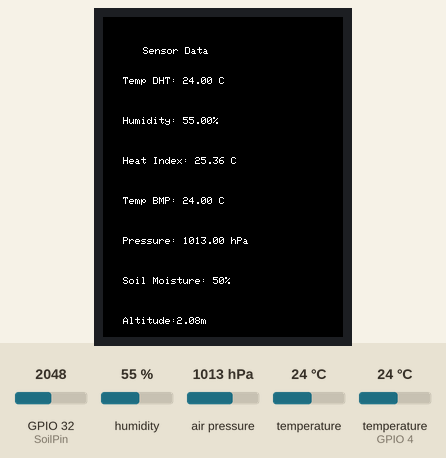
Bench run of a sketch on a simulated ESP32. Shown: 240×320 colour display. Inputs (shaded band) come from the test bench; at power-on: humidity 55 %, air pressure 1013 hPa, GPIO 32 (SoilPin) = 2048, temperature 24 °C, temperature (sensor on GPIO 4) 24 °C. WiFi joins after 1.5 s; servers stay silent unless stated; no MQTT or app messages arrive unless stated; what the sketch prints to the serial monitor is not drawn.

Above: at 3.5 s.
3.6 s: humidity set to 22 %
6.0 s: air pressure set to 952 hPa
At 6.9 s:
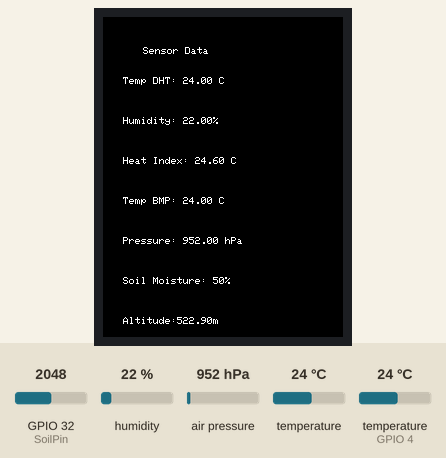
8.0 s: GPIO 32 (SoilPin) set to 2866
10.1 s: temperature (sensor 0) set to 12 °C
12.2 s: temperature (sensor on GPIO 4) set to 12 °C
At 13.7 s:
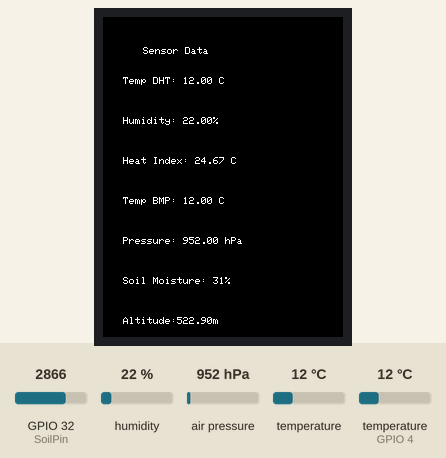
14.2 s: GPIO 32 (SoilPin) set to 3972
Timing chart, 0 to 17.2 s (numbered marks = the images above; inputs shaded):
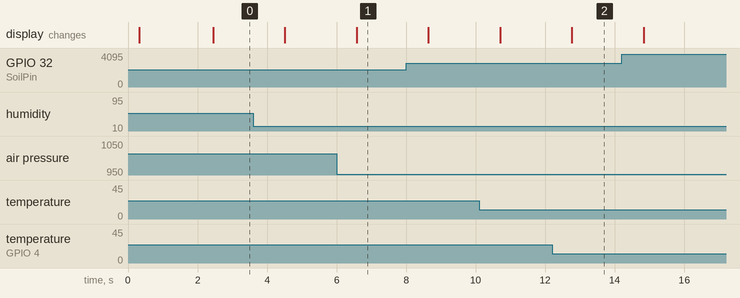

The sketch:

weatherstation.ino
```cpp
#include <Adafruit_GFX.h>
#include <Adafruit_Sensor.h>
#include <DHT.h>
#include <Adafruit_BMP280.h>
#include <Wire.h>
#include <WiFi.h>
#include <SPI.h>
#include <Adafruit_ILI9341.h>
#include <ArduinoJson.h>
#include "NTP.h"
#include "mqtt.h"

// DEFINED CONTROL PINS FOR TFT DISPLAY
#define TFT_DC    17
#define TFT_CS    5
#define TFT_RST   16
#define SCREEN_WIDTH  240  // For ILI9341
#define SCREEN_HEIGHT 320  // For ILI9341

// DEFINED CONTROL PINS FOR THE DHT22
#define DHTPIN 4
#define DHTTYPE DHT22

// DEFINED CONTROL PINS FOR BMP280
#define BMP280_SDA  21
#define BMP280_SCL  22
#define SoilPin     32  // Soil moisture pin

// MQTT CLIENT CONFIG
static const char* pubtopic      = "620162321";                    // Add your ID number here
static const char* subtopic[]    = {"620162321_sub","/elet2415"};  // Array of Topics(Strings) to subscribe to
static const char* mqtt_server   = "broker.emqx.io";         // Broker IP address or Domain name as a String
static uint16_t mqtt_port        = 1883;

// WIFI CREDENTIALS
const char* ssid       = "MonaConnect";     // Add your Wi-Fi ssid
const char* password   = ""; // Add your Wi-Fi password

// Initialized DHT sensor
DHT dht(DHTPIN, DHTTYPE);

// Initialized BMP280 sensor
Adafruit_BMP280 bmp;

// Initialized TFT display
Adafruit_ILI9341 tft = Adafruit_ILI9341(TFT_CS, TFT_DC, TFT_RST);

void setup() {
    Serial.begin(115200);
    dht.begin();
    Wire.begin(BMP280_SDA, BMP280_SCL);

    if (!bmp.begin(0x76)) {
        Serial.println("Could not find a valid BMP280 sensor.");
        while (1);
    }

    delay(100);
    tft.begin();  // ILI9341 initialization
    tft.setRotation(2);
    tft.fillScreen(ILI9341_BLACK);  //  Background color
    tft.setTextColor(ILI9341_WHITE);  // Text color
    tft.setTextSize(1);
    tft.setCursor(40, 30);
    tft.print("Sensor Data");
    delay(500); // Ensures that the initial text is displayed


// **Wi-Fi Connection Debugging**
    Serial.print("Connecting to WiFi...");
    WiFi.begin(ssid, password);

    int attempts = 0;
    while (WiFi.status() != WL_CONNECTED && attempts < 20) {  // Wait up to 20 attempts
        delay(500);
        Serial.print(".");
        attempts++;
    }

    if (WiFi.status() == WL_CONNECTED) {
        Serial.println("\nWiFi Connected!");
        Serial.print("IP Address: ");
        Serial.println(WiFi.localIP());
    } else {
        Serial.println("\nWiFi Connection Failed!");
    }

    // **Initialize MQTT**
    connectToMQTT();
}

// **Function to Connect to MQTT**
void connectToMQTT() {
    Serial.print("Connecting to MQTT...");

    mqtt.setServer(mqtt_server, mqtt_port);

    if (mqtt.connect("weatherstation")) {
        Serial.println("MQTT Connected!");
        mqtt.subscribe(subtopic[0]);
        mqtt.subscribe(subtopic[1]);
    } else {
        Serial.print("MQTT Connection Failed, State: ");
        Serial.println(mqtt.state());
    }
}

void publishSensorData() {
    StaticJsonDocument<256> doc;
    doc["Data"] = "Sensor";
    doc["ID"] = "620162321";
    doc["temperatureDHT"] = round(dht.readTemperature()*100) /100.0;
    doc["humidity"] = round(dht.readHumidity()*100) /100.0;

    // Calculate heatIndex
    double heatIndex = -8.784695 + (1.61139411 * dht.readTemperature()) + (2.33854884 * dht.readHumidity())
                   - (0.14611605 * dht.readTemperature() * dht.readHumidity())
                   - (0.012308094 * pow(dht.readTemperature(), 2))
                   - (0.0164248277778 * pow(dht.readHumidity(), 2))
                   + (0.002211732 * pow(dht.readTemperature(), 2) * dht.readHumidity())
                   + (0.00072546 * dht.readTemperature() * pow(dht.readHumidity(), 2));

    // Round the heatIndex to two decimal places
    doc["heatIndex"] = round(heatIndex * 100) / 100.0;

    // Read and round the other sensor data to two decimal places
    doc["temperatureBMP"] = round(bmp.readTemperature() * 100) / 100.0;
    doc["pressure"] = round(bmp.readPressure() / 100.0F * 100) / 100.0; // Convert to hPa and round
    doc["altitude"] = round(bmp.readAltitude() * 100) / 100.0;
    doc["soilMoisture"] = round(map(analogRead(SoilPin), 0, 4095, 100, 0) * 100) / 100.0;

    char buffer[256];
    serializeJson(doc, buffer); // Convert JSON to char array

    mqtt.publish(pubtopic, buffer); // Publish JSON data to the MQTT topic

    Serial.println("Data Published to MQTT!");
}

void loop() {
    // Reads humidity and temperature from DHT22
    float humidity = dht.readHumidity();
    float temperatureDHT = dht.readTemperature(); // Celsius

    // Checks if DHT22 readings are valid
    if (isnan(humidity) || isnan(temperatureDHT)) {
        Serial.println("Failed to read from DHT sensor!");
        return;
    }

    // Calculation of Heat Index
    float heatIndex = -8.784695 + (1.61139411 * temperatureDHT) + (2.33854884 * humidity)
               - (0.14611605 * temperatureDHT * humidity) - (0.012308094 * temperatureDHT * temperatureDHT)
               - (0.0164248277778 * humidity * humidity) + (0.002211732 * temperatureDHT * temperatureDHT * humidity)
               + (0.00072546 * temperatureDHT * humidity * humidity) - (0.000003582 * temperatureDHT * temperatureDHT * humidity * humidity);

    // Reads temperature and pressure from BMP280
    float temperatureBMP = bmp.readTemperature();
    float pressure = bmp.readPressure() / 100.0F; // Convert to hPa
    float altitude = bmp.readAltitude();
    // Reads soil moisture sensor
    int soilValue = analogRead(SoilPin);
    int soilMoisture = map(soilValue, 0, 4095, 100, 0);  // Prcentage (0% = Dry, 100% = Wet)

    // Print values to Serial Monitor
    Serial.print("Humidity: ");
    Serial.print(humidity);
    Serial.print("%  Temp DHT: ");
    Serial.print(temperatureDHT);
    Serial.print("C  Heat Index: ");
    Serial.print(heatIndex);
    Serial.print("C  Temp BMP: ");
    Serial.print(temperatureBMP);
    Serial.print("C  Pressure: ");
    Serial.print(pressure);
    Serial.print(" hPa  Soil Moisture: ");
    Serial.print(soilMoisture);
    Serial.println("%");
    Serial.print(F("Altitude = "));
    Serial.print(bmp.readAltitude(1013.25));
    Serial.println(" m");

   // **Wi-Fi Reconnection Debugging**
    if (WiFi.status() != WL_CONNECTED) {
        Serial.println("WiFi Disconnected! Attempting Reconnection...");
        WiFi.begin(ssid, password);
    }

    // **MQTT Reconnection Debugging**
    if (!mqtt.connected()) {
        Serial.println("MQTT Disconnected! Reconnecting...");
        connectToMQTT();
    }

    mqtt.loop(); // Keep MQTT connection alive
    publishSensorData();

    //Display Temperature from DHT
    tft.fillRect(20, 60, 200, 30, ILI9341_BLACK);
    tft.setCursor(20, 60);
    tft.print("Temp DHT: ");
    tft.print(temperatureDHT);
    tft.print(" C");

    //Display Humidity from DHT
    tft.fillRect(20, 100, 200, 30, ILI9341_BLACK);
    tft.setCursor(20, 100);
    tft.print("Humidity: ");
    tft.print(humidity);
    tft.print("%");

  // Display Heat Index which was calculated
    tft.fillRect(20, 140, 200, 30, ILI9341_BLACK);
    tft.setCursor(20, 140);
    tft.print("Heat Index: ");
    tft.print(heatIndex);
    tft.print(" C");

    //Display Temperature from BMP
    tft.fillRect(20, 180, 200, 30, ILI9341_BLACK);
    tft.setCursor(20, 180);
    tft.print("Temp BMP: ");
    tft.print(temperatureBMP);
    tft.print(" C");

   // Display Pressure from BMP
    tft.fillRect(20, 220, 200, 30, ILI9341_BLACK);
    tft.setCursor(20, 220);
    tft.print("Pressure: ");
    tft.print(pressure);
    tft.print(" hPa");

   //Display Soil Moisture Percentage
    tft.fillRect(20, 260, 200, 30, ILI9341_BLACK);
    tft.setCursor(20, 260);
    tft.print("Soil Moisture: ");
    tft.print(soilMoisture);
    tft.print("%");

   //Display Altitude
    tft.fillRect(20, 300, 200, 30, ILI9341_BLACK);
    tft.setCursor(20, 300);
    tft.print("Altitude:");
    tft.print(altitude);
    tft.print("m");


    delay(2000); // Refresh every 2 seconds
}
```

NTP.h
```cpp
// ntp.h
#ifndef NTP_H
#define NTP_H

#include <Arduino.h>
#include <WiFiUdp.h>
#include <NTPClient.h>
#include <WiFi.h>

// Declare TaskHandle_t before using it
extern TaskHandle_t xNTPHandle;

// NTP Client setup
extern WiFiUDP ntpUDP;
extern NTPClient timeClient;

void setupNTP();
void taskNTPUpdate(void *parameter);

#endif // NTP_H
```

mqtt.h
```cpp
// mqtt.h
#ifndef MQTT_H
#define MQTT_H

#include <Arduino.h>
#include <PubSubClient.h>

// Define MQTT broker details
const char* mqttServer = "broker.emqx.io";
const int mqttPort = 1883;

// MQTT Client instance
WiFiClient espClient;
PubSubClient mqtt(espClient);

// Define MQTT subscription topics
//const char* subtopic[] = { "620162321_sub","/elet2415" }; // Ensure these are defined
//const uint8_t size = sizeof(subtopic) / sizeof(subtopic[0]);

void mqttCallback(char* topic, byte* payload, unsigned int length);
void setupMQTT();
void reconnectMQTT();

#endif // MQTT_H
```

Measured:
- after the input at 6.0 s, the display: changes after 0.57 s (image 1)
- after the input at 12.2 s, the display: changes after 0.56 s (image 2)
